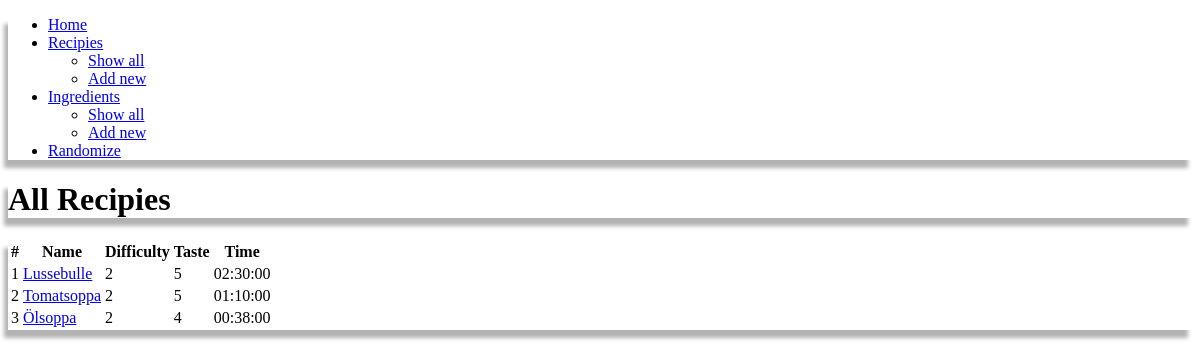
The page /recipies/list on the database as committed earlier.
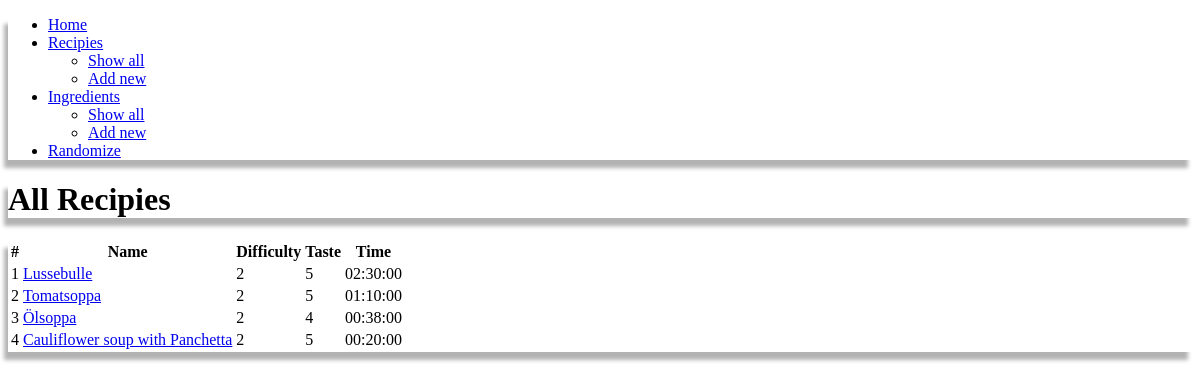
The same page on the database as committed later.
### tables this page shows
CREATE TABLE "recipe" (
	"id"	INTEGER UNIQUE,
	"name"	VARCHAR(255),
	"steps"	TEXT NOT NULL,
	"difficulty"	INTEGER NOT NULL,
	"taste"	INTEGER NOT NULL,
	"time"	TEXT NOT NULL,
	PRIMARY KEY("id" AUTOINCREMENT)
);

### app.py (the view)
@app.route('/recipies/list')
def list_recipies():
    return render_template(
        "list_recipies.html",
        recipies=db.select(
            "recipe",
            columns=("id", "name", "difficulty", "taste", "time")
        )
    )

### templates/list_recipies.html (shortened to what this page needs)
{% extends "base_layout.html" %}
{% block heading %}
<h1 class="text-center">All Recipies</h1>
{% endblock %}
{% block main %}
<div class="row">
    <div class="cell">
        <table class="table striped row-hover" data-role="table">
            <thead>
                <tr>
                    <th>#</th>
                    <th>Name</th>
                    <th>Difficulty</th>
                    <th>Taste</th>
                    <th>Time</th>
                </tr>
            </thead>
            <tbody>
                {% for recipe in recipies %}
                <tr class="text-center">
                    {% set recipe_url = "/recipes?id=" ~ recipe[0] %}
                    <td>{{ recipe[0] }}</td>
                    <td><a href={{ recipe_url }}>{{ recipe[1] }}</a></td>
                    <td>{{ recipe[2] }}</td>
                    <td>{{ recipe[3] }}</td>
                    <td>{{ recipe[4] }}</td>
                </tr>
                {% endfor %}
            </tbody>
        </table>
    </div>
</div>
{% endblock %}

Rows that differ between the two databases and show on the page:
added recipe: id "4", name "Cauliflower soup with Panchetta", difficulty "2", taste "5", time "00:20:00"
